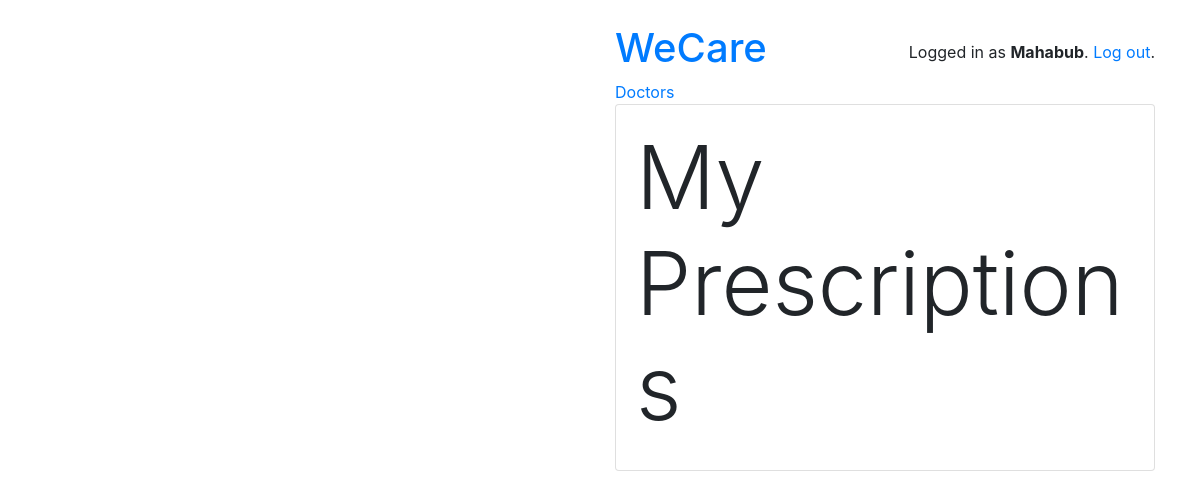
The page /medication/list/prescription/ (signed in) on the database as committed earlier.
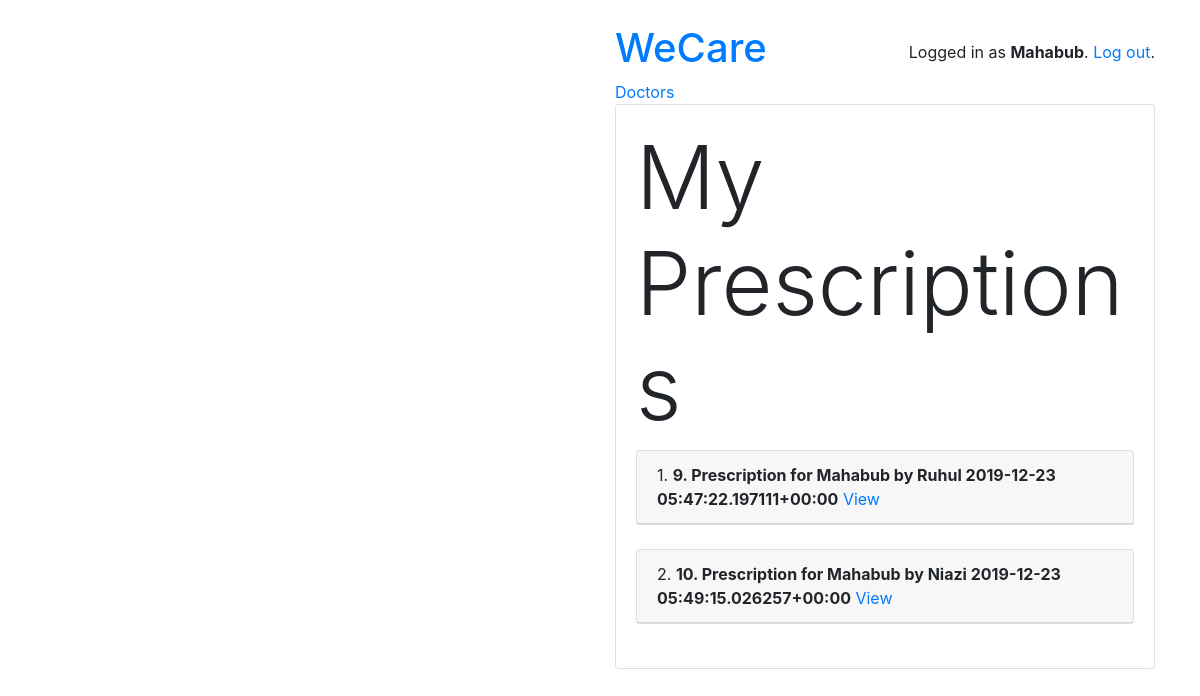
The same page on the database as committed later.
### prescription_gen/models.py (models this page shows, shortened)
class Prescription(models.Model):
    doctor = models.ForeignKey(Doctor, on_delete=models.CASCADE)
    patient = models.ForeignKey(Patient, on_delete=models.CASCADE)
    timestamp = models.DateTimeField(auto_now_add=True)
    tests = models.CharField(max_length=50, null=True)
    def __str__(self):
        return "{}. Prescription for {} by {} {}".format(self.id,
                self.patient.user.first_name, self.doctor.user.first_name,
                self.timestamp)

### users/models.py (models this page shows, shortened)
class Patient(models.Model):
    user = models.OneToOneField(User, on_delete=models.CASCADE, primary_key=True)
    address = models.CharField(max_length=255, blank=False, null=False)

class User(AbstractUser):
    is_doctor = models.BooleanField(default=False)
    is_patient = models.BooleanField(default=False)
    NID = models.CharField(max_length=50, blank=False, null=False)
    email = models.CharField(max_length=100)
    age = models.PositiveIntegerField(null=True, blank=True)
    GENDER_CHOICES = (
        ('M', 'Male'),
        ('F', 'Female'),
    )
    gender = models.CharField(max_length=1, choices=GENDER_CHOICES)

class Doctor(models.Model):
    user = models.OneToOneField(User, on_delete=models.CASCADE, primary_key=True)
    SSC_GPA = models.DecimalField(decimal_places=2, max_digits=5, default=0.0)
    HSC_GPA = models.DecimalField(decimal_places=2, max_digits=5, default=0.0)
    BMDC_RegNo = models.CharField(max_length=100, blank=False, null=False)
    MBBS_Session = models.CharField(max_length=100, blank=False, null=False)
    MBBS_Inst = models.CharField(max_length=100, blank=False, null=False)
    PostGrad_details = models.CharField(max_length=255, blank=True, null=True)

### prescription_gen/views.py (the view)
# urls.py: path('list/prescription/', PrescriptionListView.as_view(), name='pr_list'),
class PrescriptionListView(ListView):
    model = Prescription
    template_name = 'prescription_gen/pr_list.html'
    def get_queryset(self):
        return self.model.objects.filter(patient__user=self.request.user)
    def dispatch(self, request, *args, **kwargs):
        flag = request.user.is_patient
        if not flag:
            raise PermissionDenied
        return super().dispatch(request, *args, **kwargs)

### templates/prescription_gen/pr_list.html (shortened to what this page needs)
{% extends 'base.html' %}
{% block content %}
<h4 class="display-2">My Prescriptions</h4>
  {% for p in object_list %}
    <div class="card">
      <div class="card-header">
        <span class='text-weight-bold'> {{forloop.counter}}.</span>
        <span class="font-weight-bold">{{p}}</span>
        <a href="{% url 'pr_detail' p.pk %}"> View </a>
      </div>
    </div>
    <br />
  {% endfor %}
{% endblock %}

Rows that differ between the two databases and show on the page:
added Prescription: id+patient+doctor "9. Prescription for Mahabub by Ruhul 2019-12-23 05:47:22.197111+00:00"
added Prescription: id+patient+doctor "10. Prescription for Mahabub by Niazi 2019-12-23 05:49:15.026257+00:00"
